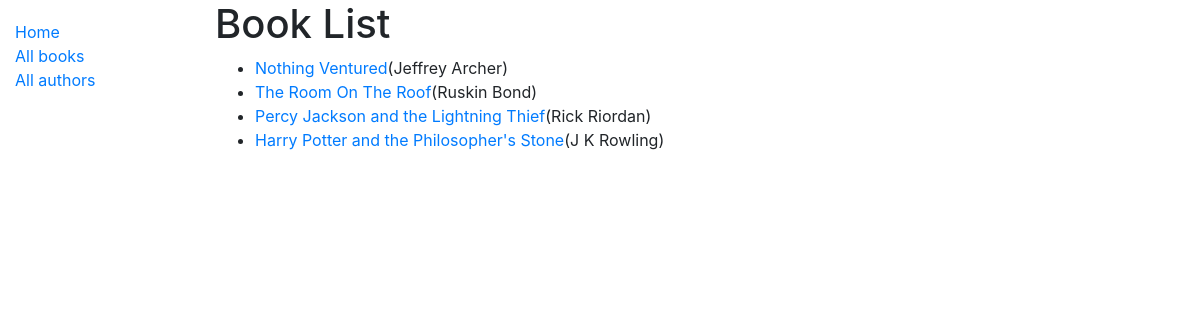
/catalog/books/, run on the app's committed database.
### catalog/models.py (models this page shows, shortened)
class Book(models.Model):
    title = models.CharField(max_length=200)
    author = models.ForeignKey('Author',on_delete=models.SET_NULL,null=True)
    summary = models.TextField(max_length=1000,help_text='Enter a brief description of the book')
    isbn = models.CharField('ISBN',max_length=13,help_text='13 character <a href = "https://www.isbn-international.org/content/what-isbn">ISBN Number</a>')
    genre = models.ManyToManyField(Genre, help_text='Select a genre for this book')
    language = models.ForeignKey('Language',on_delete = models.SET_NULL,null=True)
    def get_absolute_url(self):
        return reverse('book-detail',args=[str(self.id)])

class Author(models.Model):
    first_name = models.CharField(max_length=100)
    last_name = models.CharField(max_length=100)
    date_of_birth = models.DateField(null=True,blank=True)
    date_of_death = models.DateField('died',null=True,blank=True)
    class Meta:
        ordering = ['first_name','last_name']
    def __str__(self):
        return f'{self.first_name} {self.last_name}'

### catalog/views.py (the view)
# urls.py: path('books/',views.BookListView.as_view(),name='books'),
class BookListView(generic.ListView):
    model = Book
    context_object_name = 'book_list'
    queryset = Book.objects.all()
    template_name = 'books/my_arbitrary_template_name_list.html'
    paginate_by = 10

### catalog/templates/catalog/book_list.html
{% extends 'base_generic.html' %}
{% block content %}
    <h1>Book List</h1>
    {% if book_list %}
    <ul>
        {% for book in book_list %}
        <li>
            <a href="{{ book.get_absolute_url }}">{{book.title }}</a>({{book.author}})
        </li>
        {% endfor %}
    </ul>
    {% else %}
    <p>There are no books in the library.</p>
    {% endif %}
{% endblock %}

### data on the page
Book: title "Nothing Ventured", author "Jeffrey Archer"
Book: title "The Room On The Roof", author "Ruskin Bond"
Book: title "Percy Jackson and the Lightning Thief", author "Rick Riordan"
Book: title "Harry Potter and the Philosopher's Stone", author "J K Rowling"
